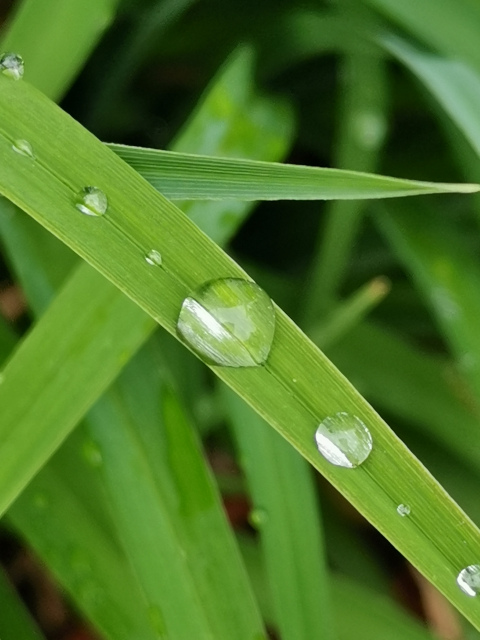
#> input picture res/flower011.jpg, 480 x 640 px
$ python BlurBackground.py
#> lines starting #> are read from the running program, lines starting #| are printed output that depends on the picture
import cv2

def chg_ksize(value):
    global ksize
    if value % 2 == 0:
        ksize = value+1
    else:
        ksize = value

def chg_method(value):
    global blur_method
    blur_method = value

def chg_color_gray(value):
    global is_gray
    is_gray = value

def chg_sigma(value):
    global sigma
    sigma = value

def blur_background(image, mask):
#> called with image = '../res/flower011.jpg', mask = '../res/flower011_mask.jpg'
    global ksize, blur_method, is_gray, sigma
    ksize = 9
    blur_method = 0
    is_gray = 0
    sigma = 22
    image = cv2.imread(image)
#> image is the input picture: shape (640, 480, 3); mean B, G, R 37.6, 117, 75.9
    mask = cv2.imread(mask)
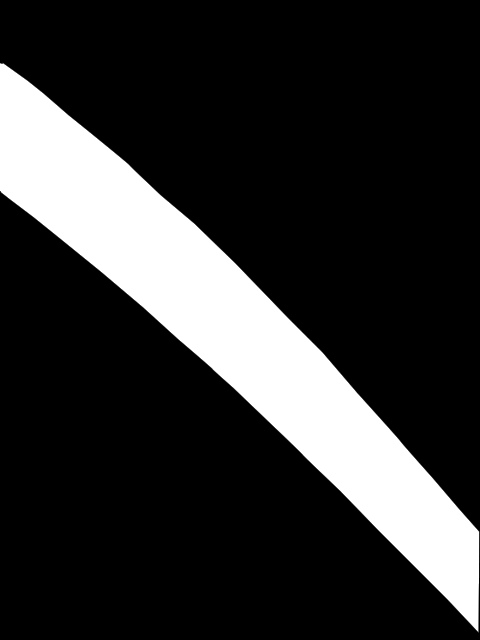
#> input picture res/flower011_mask.jpg, 480 x 640 px
#> mask is the input picture: shape (640, 480, 3); min 0, max 255, mean 48.6
    foreground = cv2.bitwise_and(image, mask)
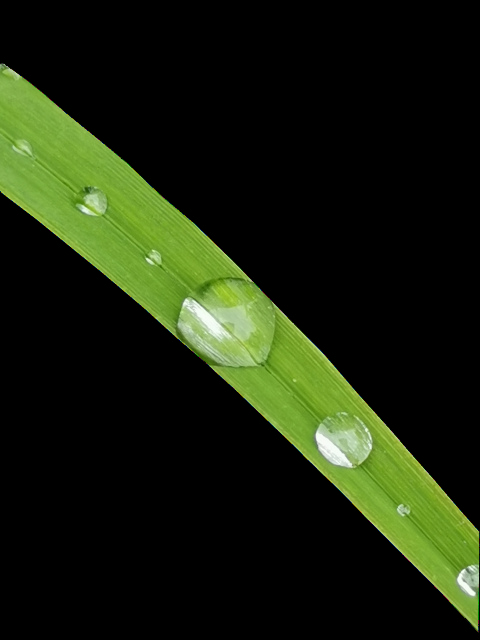
#> foreground: shape (640, 480, 3); mean B, G, R 12.6, 32.8, 24.5
    cv2.imshow("Original", image)
    # cv2.imshow("Mask", (255-mask))
    # cv2.imshow("Background Removed", foreground)
    title = "Background Blurred"
    cv2.namedWindow("Parameters")
    cv2.createTrackbar("K-Size", "Parameters", ksize, 51, chg_ksize)
    cv2.createTrackbar("Sigma", "Parameters", sigma, 50, chg_sigma)
    cv2.createTrackbar("Gaus/Medn", "Parameters", blur_method, 1, chg_method)
    cv2.createTrackbar("Color/Gray", "Parameters", is_gray, 1, chg_color_gray)
    while True:
        background = cv2.bitwise_and(image, (255 - mask))
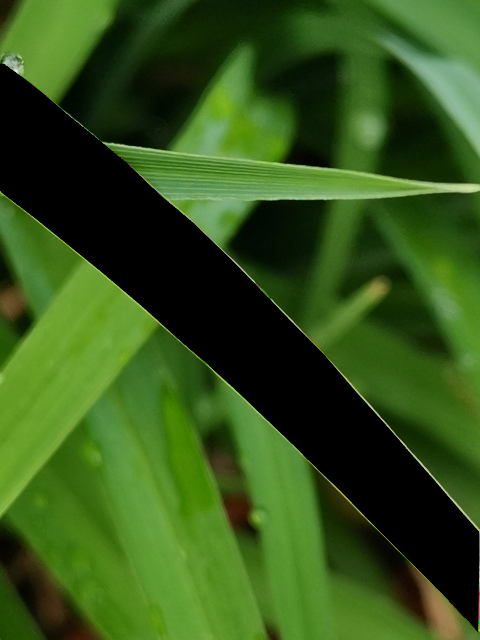
#> background: shape (640, 480, 3); mean B, G, R 25, 84.2, 51.5
        if blur_method == 0:
            background = cv2.GaussianBlur(background, (ksize, ksize),
                                          sigma, sigma, cv2.BORDER_DEFAULT )
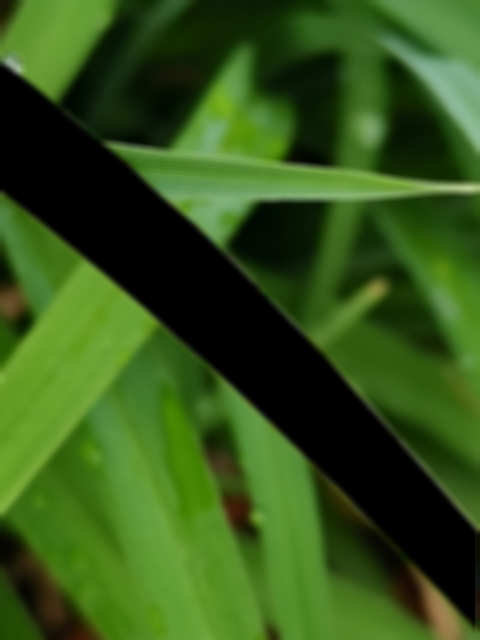
#> background: shape (640, 480, 3); mean B, G, R 25, 84.2, 51.4
        else:
            background = cv2.medianBlur(background, ksize)
        if is_gray == 1:
            background = cv2.cvtColor(background, cv2.COLOR_BGR2GRAY)
            background = cv2.cvtColor(background, cv2.COLOR_GRAY2BGR)

        result = cv2.bitwise_or(foreground, background)
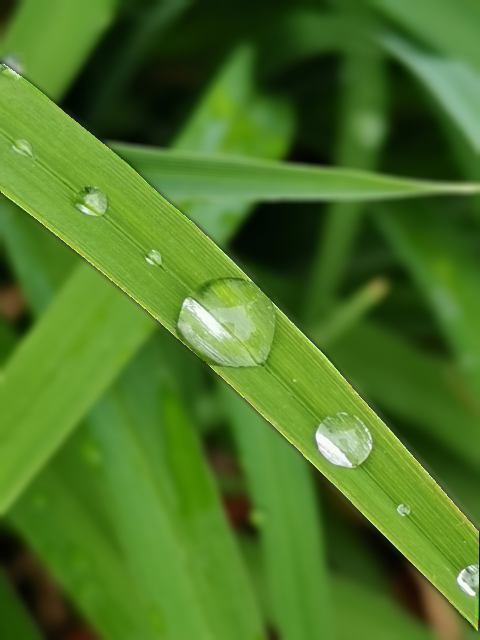
#> result: shape (640, 480, 3); mean B, G, R 37.4, 116.6, 75.7
        cv2.imshow(title, result)
        ch = cv2.waitKey(10)
#> (key Esc is pressed here)
        if (ch & 0xFF) == 27:   # Press 'ESC' to exit
            break
        elif ch == ord('s'):    # Press 's' to save
            filepath = "C:/temp/blur_background.png"
            cv2.imwrite(filepath, result)
            print("File saved to " + filepath)
    cv2.destroyAllWindows()

if __name__ == "__main__":
    blur_background(image="../res/flower011.jpg",
                    mask="../res/flower011_mask.jpg")

    # blur_background(image="../res/flower012.jpg",
    #                 mask="../res/flower012_mask.jpg")

    # blur_background(image="../res/flower014.jpg",
    #                 mask="../res/flower014_mask.jpg")
